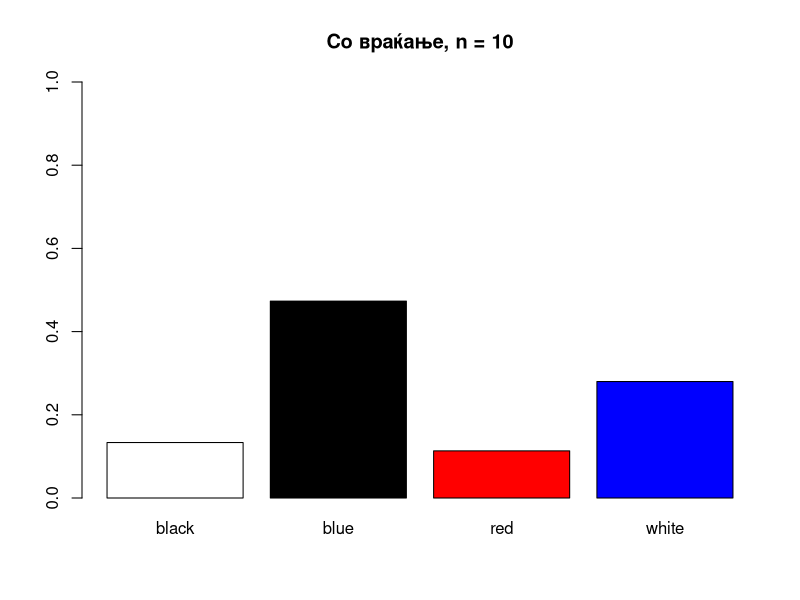
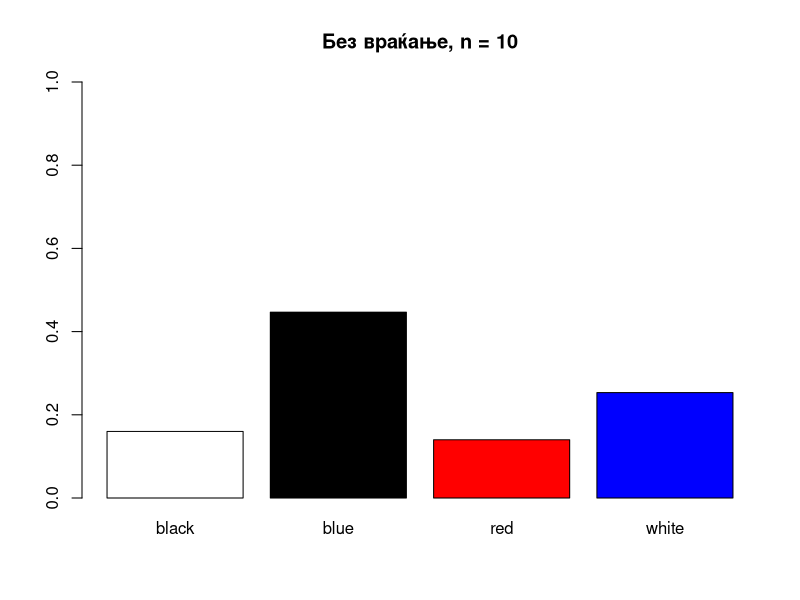
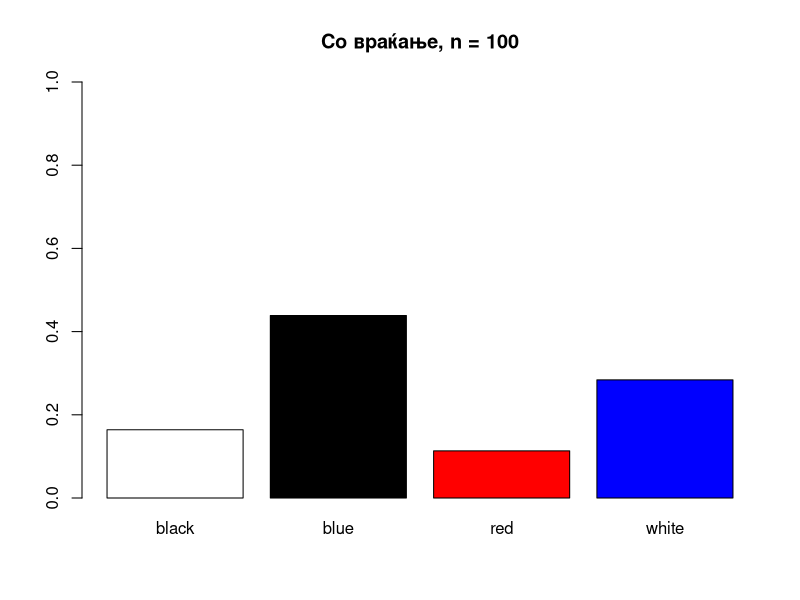
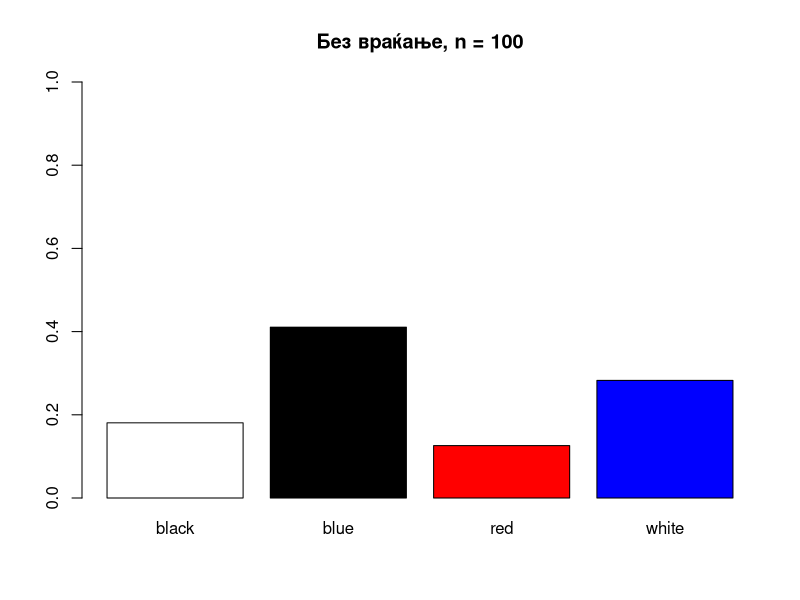
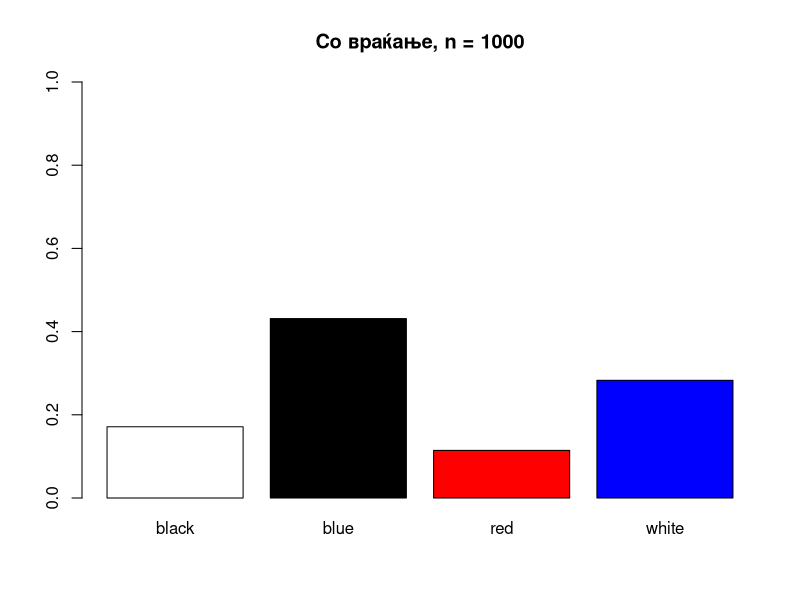
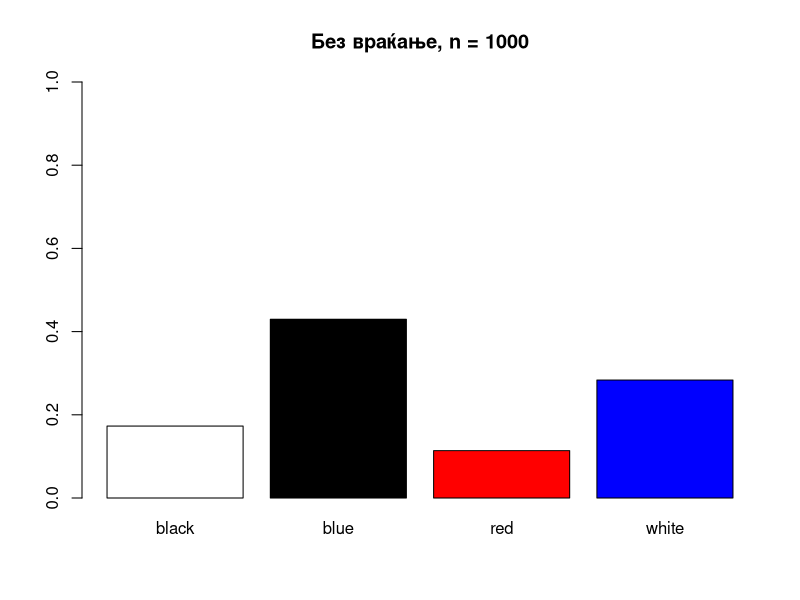

Here is the R script that generated these plots, in order:

box <- c(rep("white", 10), rep("black", 6), rep("red", 4), rep("blue", 15))

simulate_draws <- function(box, draws, n, replace) {
  
  all_results <- vector("list", n)
  
  for (i in 1:n) {
    draw <- sample(box, draws, replace = replace)
    all_results[[i]] <- draw
  }
  
  
  results <- unlist(all_results)
  freq_table <- table(results) / (n * draws)  
  return(freq_table)
}


set.seed(42) 
n_values <- c(10, 100, 1000)

for (n in n_values) {
 
  freq_with_replacement <- simulate_draws(box, draws = 15, n = n, replace = TRUE)
  barplot(freq_with_replacement, main = paste("Со враќање, n =", n), ylim = c(0, 1), col = c("white", "black", "red", "blue"))
  
 
  freq_without_replacement <- simulate_draws(box, draws = 15, n = n, replace = FALSE)
  barplot(freq_without_replacement, main = paste("Без враќање, n =", n), ylim = c(0, 1), col = c("white", "black", "red", "blue"))
}